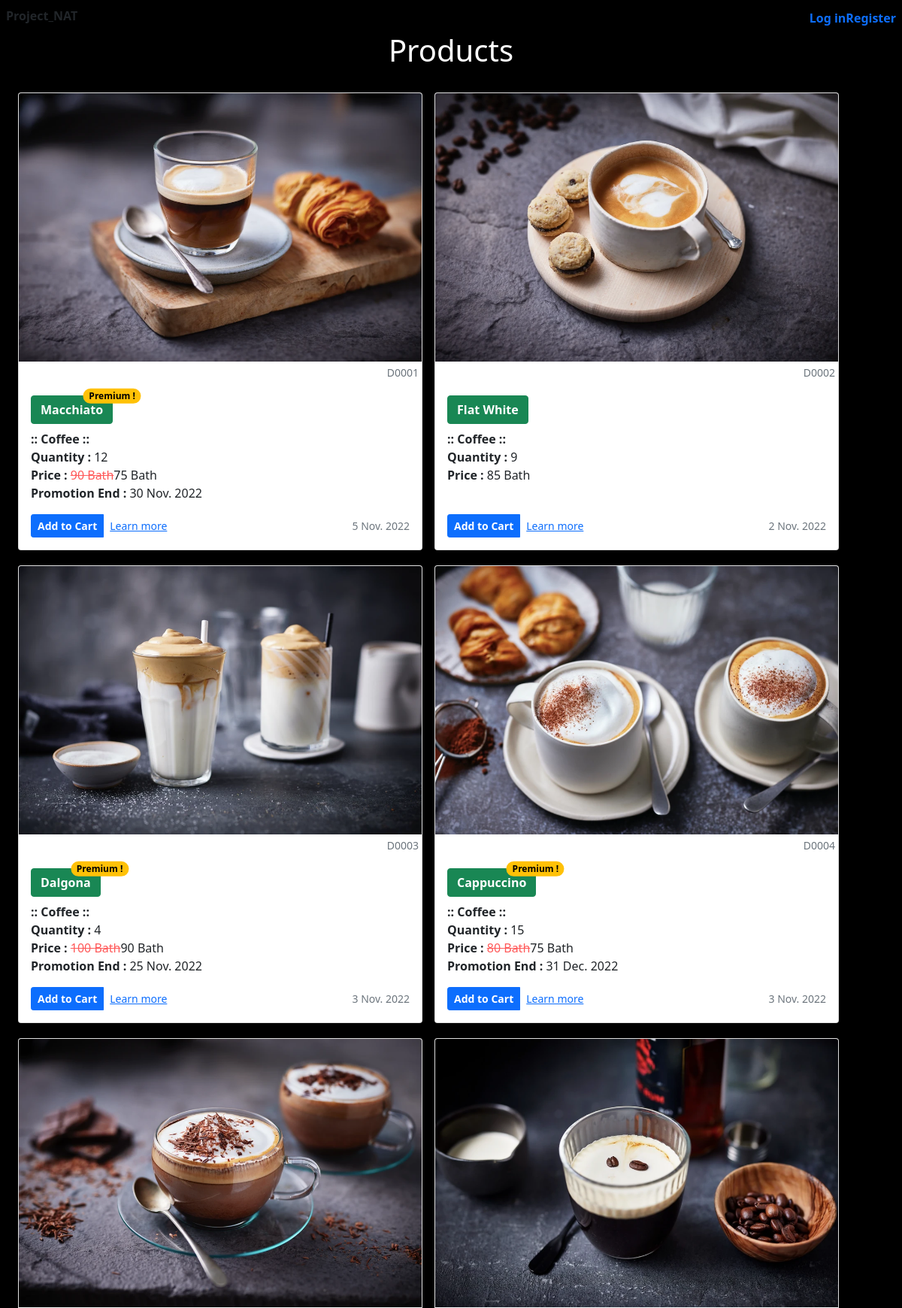
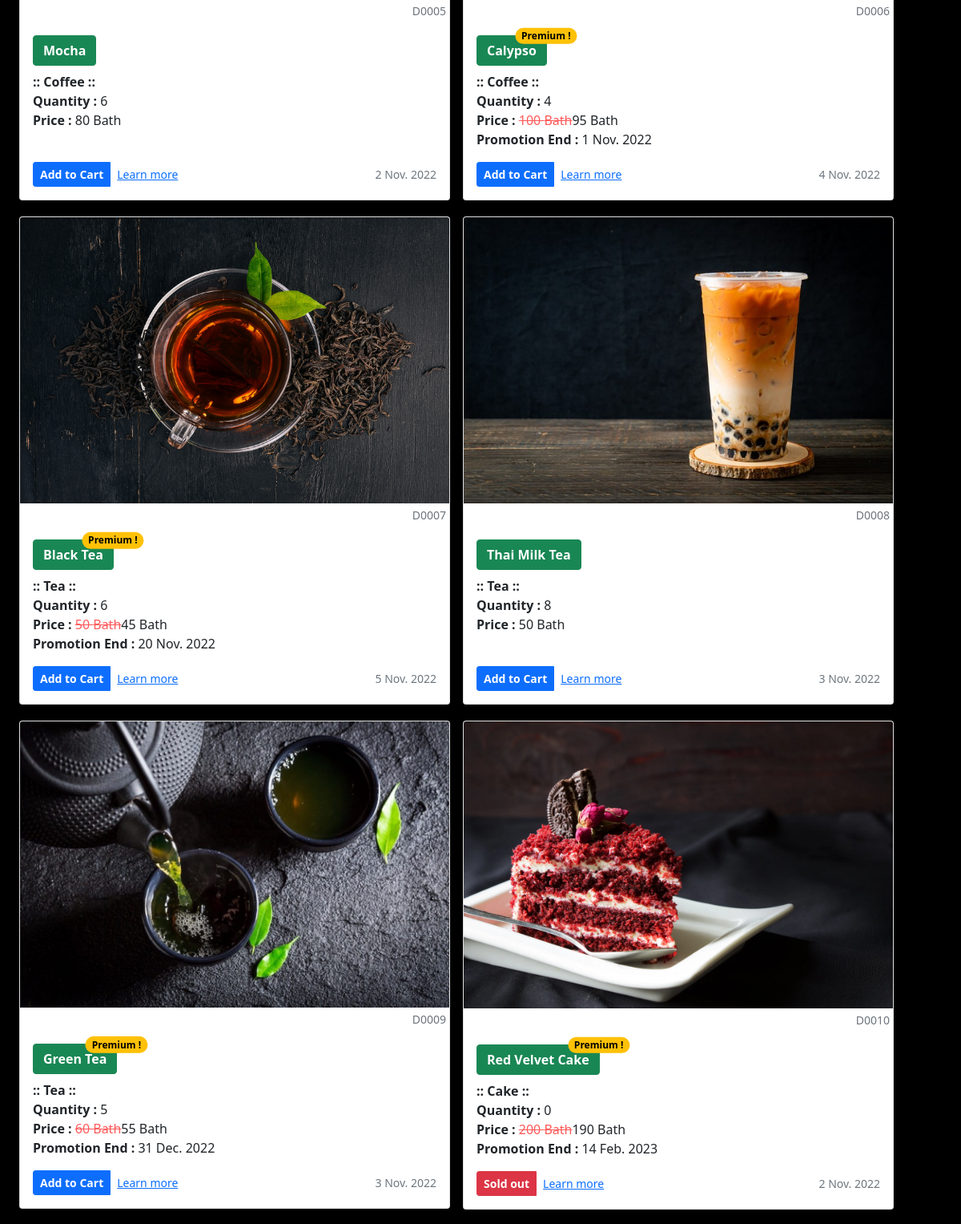
Screenshot of /products/ (upper part) with the database file from the repository (2 pictures, top to bottom).
### app_product/models.py (models this page shows, shortened)
class Product(models.Model):
	class Meta:
		verbose_name_plural = 'All Product'
	product_id = models.AutoField(primary_key = True)
	product_code = models.CharField(unique = True, max_length = 50)
	type = models.ForeignKey('app_product.Product_Type', on_delete = models.CASCADE, null = True)
	title = models.CharField(max_length = 225)
	description = models.TextField(blank = True, null = True)
	slug = models.SlugField(unique = True, max_length = 100)
	price = models.IntegerField(blank = True, null = True)
	special_price = models.IntegerField(blank = True, null = True)
	quantity = models.IntegerField(blank = True, null = True)
	is_premium = models.BooleanField(default = False)
	promotion_end = models.DateTimeField(blank = True, null = True)
	photo = models.ImageField(default = 'default.png', upload_to="image_product", blank=True, null=True)
	created = models.DateTimeField(auto_now_add = True)
	updated = models.DateTimeField(auto_now = True, blank = True, null = True)

class Product_Type(models.Model):
	class Meta:
		verbose_name_plural = 'Type'
	category = models.ForeignKey('app_product.Product_Category', on_delete = models.CASCADE, null = True)
	type_id = models.AutoField(primary_key = True)
	title = models.CharField(max_length = 50)
	def __str__(self) -> str:
		return f'{self.title}'

### app_product/views.py (the view)
# urls.py: path('', views.All_Products, name='products-page' ),
def All_Products(request):
	all_products = Product.objects.all()
	check_product = len(all_products)
	context = {
		'products' : all_products,
		'check_product' : check_product
	}
	return render(request, 'app_product/products.html', context)

### app_product/templates/app_product/products.html (shortened to what this page needs)
{% extends 'app_general/base.html' %}
{% load static %}
{% block content %}
<div class="container text-white" align="center">
    <h1>Products</h1>
</div>
{% if check_product == 0 %}
<div class="container mt-3 text-muted text-center">
    <h3>Don't have product.</h3>
</div>
{% else %}
<div class="container mt-3 row row-cols-1 row-cols-sm-2 row-cols-md-2 g-3">
    {% for product in products %}
    <div class="col">
        <div class="card shadow-sm mb-1">
            {% if product.photo %}
            <img class="card-img-top" src="{{ product.photo.url }}" alt="Card image" style="width:100%">
            {% endif %}
            <small class="text-muted text-end p-1">{{ product.product_code }}</small>
            <div class="card-body">
                <a class="card-title fw-bold text-white btn btn-success position-relative"
                    href="{% url 'app_product:product-page' product.product_code %}">
                    {{ product.title }}
                    {% if product.is_premium %}
                    <span
                        class="position-absolute top-0 start-100 translate-middle badge rounded-pill bg-warning text-black">
                        Premium !
                    </span>
                    {% endif %}
                </a>
                <p class="card-text">
                    <b> :: {{ product.type }} :: </b><br>
                    {% if product.quantity is not None %}
                    <b>Quantity : </b>{{ product.quantity }}<br>
                    {% else %}
                    <b class="text-danger">There are no order yet!</b><br>
                    {% endif %}
                    {% if product.special_price is not None %}
                    <b>Price : </b><del style="color:rgb(255, 90, 90)">{{ product.price | floatformat:'g' }}
                        Bath</del>{{ product.special_price | floatformat:'g' }} Bath<br>
                    {% else %}
                    {% if product.price is not None %}
                    <b>Price : </b>{{ product.price | floatformat:'g' }} Bath<br>
                    {% else %}
                    <br>
                    {% endif %}
                    {% endif %}
                    {% if product.promotion_end is not None %}
                    <b>Promotion End : </b>{{ product.promotion_end | date:'j N Y' }}<br>
                    {% else %}
                    <br>
                    {% endif %}
                </p>
                <div class="d-flex justify-content-between align-items-center">
                    <div class="btn-group">
                        {% if product.quantity == 0 %}
                        <button type="button" class="btn btn-sm btn-danger fw-bold">Sold out</button>
                        {% else %}
                        {% if product.quantity is not None %}
                        <a type="button" class="btn btn-sm btn-primary fw-bold"
                            href="{% url 'app_general:add_to_cart-page' slug=product.slug %}">Add to Cart</a>
                        {% else %}
                        <button type="button" class="btn btn-sm btn-danger fw-bold">Empty</button>
                        {% endif %}
                        {% endif %}
                        <a class="btn btn-sm btn-link" href="{% url 'app_product:product-page' product.product_code %}">
                            Learn more
                        </a>
                    </div>
                    <small class="text-muted">{{ product.updated | date:'j N Y' }}</small>
                </div>
            </div>
        </div>
    </div>
    {% endfor %}
</div>
{% endif %}
{% endblock %}

### rows the page displays
Product: photo (picture), product_code "D0001", title "Macchiato", is_premium "Premium !", type "Coffee", quantity "12", price "90", special_price "75", promotion_end "30 Nov. 2022", shows "Add to Cart", updated "5 Nov. 2022"
Product: photo (picture), product_code "D0002", title "Flat White", type "Coffee", quantity "9", price "85", shows "Add to Cart", updated "2 Nov. 2022"
Product: photo (picture), product_code "D0003", title "Dalgona", is_premium "Premium !", type "Coffee", quantity "4", price "100", special_price "90", promotion_end "25 Nov. 2022", shows "Add to Cart", updated "3 Nov. 2022"
Product: photo (picture), product_code "D0004", title "Cappuccino", is_premium "Premium !", type "Coffee", quantity "15", price "80", special_price "75", promotion_end "31 Dec. 2022", shows "Add to Cart", updated "3 Nov. 2022"
Product: photo (picture), product_code "D0005", title "Mocha", type "Coffee", quantity "6", price "80", shows "Add to Cart", updated "2 Nov. 2022"
Product: photo (picture), product_code "D0006", title "Calypso", is_premium "Premium !", type "Coffee", quantity "4", price "100", special_price "95", promotion_end "1 Nov. 2022", shows "Add to Cart", updated "4 Nov. 2022"
Product: photo (picture), product_code "D0007", title "Black Tea", is_premium "Premium !", type "Tea", quantity "6", price "50", special_price "45", promotion_end "20 Nov. 2022", shows "Add to Cart", updated "5 Nov. 2022"
Product: photo (picture), product_code "D0008", title "Thai Milk Tea", type "Tea", quantity "8", price "50", shows "Add to Cart", updated "3 Nov. 2022"
Product: photo (picture), product_code "D0009", title "Green Tea", is_premium "Premium !", type "Tea", quantity "5", price "60", special_price "55", promotion_end "31 Dec. 2022", shows "Add to Cart", updated "3 Nov. 2022"
Product: photo (picture), product_code "D0010", title "Red Velvet Cake", is_premium "Premium !", type "Cake", quantity "0", price "200", special_price "190", promotion_end "14 Feb. 2023", shows "Sold out", updated "2 Nov. 2022"
